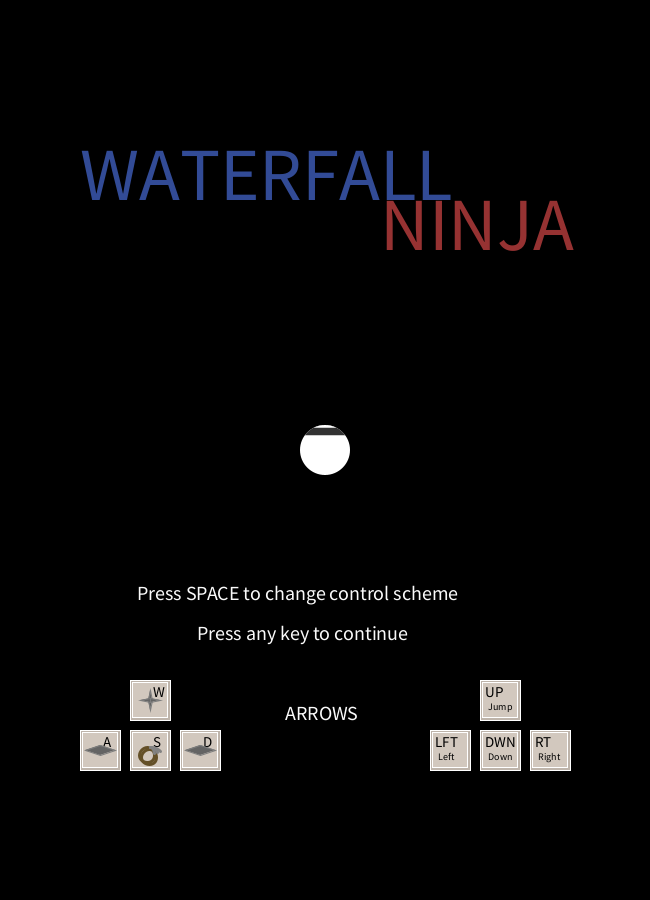
Frame 1 (no input)
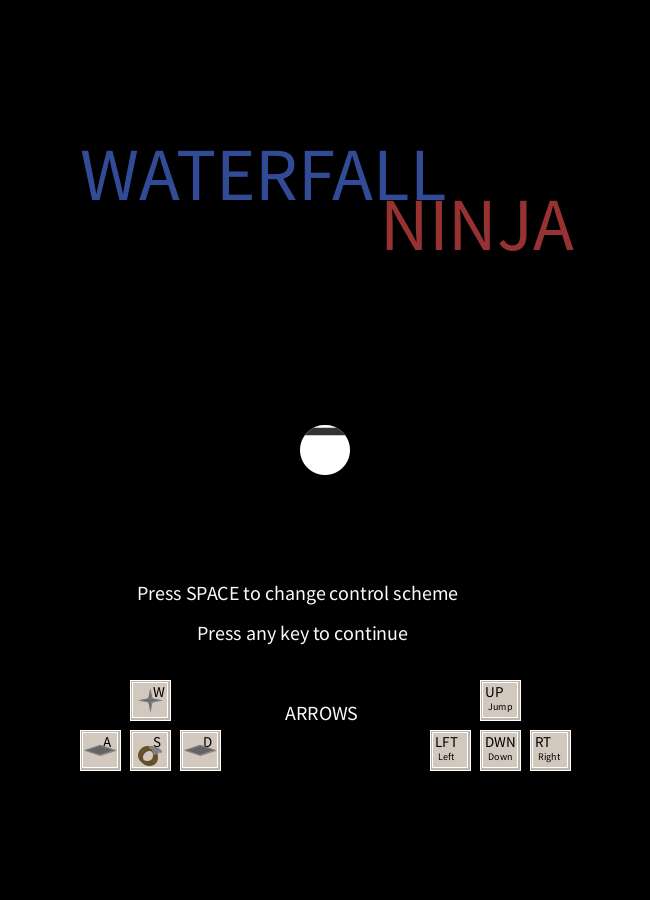
Frame 60 (the mouse pressed at the canvas centre just before this capture)
Frame 120 (the mouse held since frame 60 and released just before this capture): identical to frame 60, image omitted

The Processing sketch that drew these frames (run headless with seeded random() and noise(); from frame 60 on, the mouse is pressed at the canvas centre):

// Processing sketch: Waterfall
// ── Waterfall.pde
//Bennett Ritchie
//Waterfall Ninja
//Version 1.4

int platformCount = 20; //30 for baby mode
final float gravity = .98;
int maxMission = 10; //8 for baby mode
int maxLevel = 1+maxMission*2;
float jumpX, jumpY, shurikenX = 0, shurikenY = 0, shotX = 0, shotY = 0;
float fireX = 0, fireY = 0, fireSize = 50, tentacleCrawlCount=0;
float speed = 0, fallSpeed = 0;
float flyerX = -25, flyerY = -25, flyerSpeed = 3, eyeOffsetX = 0, eyeOffsetY=0;
float platform[][];
float waveOffset = 0, shurikenAngle = 0, pinwheelAngle = 0;
int level = 0, mission = 1, bossX = width/2,
    bossHealth = 1, bossTimer = 0, bossLevel=1,
    explosionCount = 50, bossExplodeTimer=0,
    hooks = 2, line = 0,
    flyerTimer = 50, flyerHealth = 3,
    villagerCount = 7;
boolean weaponActive = false, bossActive = false, bossMovingRight = true, bossExploding = false,
        collisionOn = true, tentacleCrawlSwap = true, shotActive=false, shotRight=false,
        hookActive = false, pressingDown=false, flyerActive=false, flyerMovingRight = false;
float explodeCoord[][] = new float[2][explosionCount];
int explodeSize[] = new int[explosionCount];
float tentacleLength[] = new float[maxMission];
boolean pickup[] = new boolean[maxLevel+1];
boolean barrierOn[] = new boolean[3];
float pickupCoord[][] = new float[2][maxLevel+1];
color pinColorA, pinColorB;
color flyerColor[] = new color[4];
boolean flyerHasOrb = false, orbDropping = false;
float droppedOrbX=0, droppedOrbY=0, droppedOrbSpeed=0;
boolean hookDropping = false, canGetNewHook = true;
float droppedHookX=0, droppedHookY=0, droppedHookSpeed=0;
float villagerCoord[][] = new float[2][villagerCount];
float villagerBase[][] = new float[2][villagerCount];
color villagerColor[] = new color[villagerCount];
float villagerSpeed[][] = new float[2][villagerCount];
float deadBossY = -500;
boolean paused = false;
boolean classicControls = false;
boolean initialSetup = true;

int startupPhase = 0; //0 = controls, 1 = difficulty, 2 = game start
int gameDifficulty = 0;

void setup()
{
  size(650,900);
  jumpX=width/2;
  jumpY=height/2;
  rectMode(CENTER);
  pickup[7] = true;  //For intro screen
  pickup[13] = true;
  pickup[19] = true;
}

void draw()
{
  if(startupPhase < 2)
  {
    background(0);
    drawJumper( jumpX, jumpY );
    drawLogo();
    drawPrompt(startupPhase);
    pickup[5]=true;
  }
  else
  {
    if(initialSetup)
    {
      setupStuff();
      initialSetup = false;
    }
    
    background(0,0,150);
    if(mission<=maxMission)
    {
      drawWater();
      movePlatforms();
      drawPlatforms();
      if(hookActive)
        grapple();
      moveJumper();
      drawJumper( jumpX, jumpY );
      if(level == 0)
        drawSpray();
      if(bossActive)
      {
        if(!bossExploding)
          drawFireball();
        drawBoss();
      }
    
      if(bossExploding)
      {
        if(bossExplodeTimer>0)
          bossExplodeTimer--;
        if(bossExplodeTimer<5)
          collisionOn = false;
      }
      if(shotActive)
      {
        moveShot();
        drawShot();
      }
      
      drawHUD();
      cuePickup();
      cueFlyer();
      drawFlyer();
      
      pinwheelAngle-=.03;
      if(pinwheelAngle <= 0)
        pinwheelAngle += 2*PI;
      
      if(orbDropping)
        orbFalls();
        
      if(hookDropping)
        hookFalls();
      
      if(barrierUp(level))
      {
        drawBarrier(level);
        checkBarrier();
      }
      
      if(weaponActive) //Had to move this to after boss due to rotation issues
      {
        moveShuriken();
        drawShuriken();
      }
    
      if(!keyPressed)
        slow();
  
    }
    else //Victory Screen
    {
      removePlatforms();  //Move this to a once-only location
      drawWater(); 
      deadBossY++;
      drawDeadBoss();
      drawVillage(); //testing
      moveVillagers();
      moveJumper();
      drawJumper( jumpX, jumpY );
      if(!keyPressed)
        slow();
    }
  }
}

void drawLogo()
{
  textSize(75);
  fill(50,75,150);
  text("WATERFALL", 80,200);
  fill(150,50,50);
  text("NINJA",380,250);
}

void drawPrompt(int x)
{
  if(x==0)
    drawControlPrompt();
  else if(x==1)
    drawDifficultyPrompt();
}

void drawControlPrompt()
{
  if(classicControls)
  {
    drawButton(150,700,'W',0);
    drawButton(100,750,'A',1);
    drawButton(150,750,'S',2);
    drawButton(200,750,'D',3);
    
    drawButton(500,700,'I',4);
    drawButton(450,750,'J',5);
    drawButton(500,750,'K',6);
    drawButton(550,750,'L',5);
  }
  else
  {
    drawButton(500,700,"UP",0,false);
    drawButton(450,750,"LFT",1,false);
    drawButton(500,750,"DWN",2,false);
    drawButton(550,750,"RT",3,false);
    
    drawButton(150,700,'W',4);
    drawButton(100,750,'A',5);
    drawButton(150,750,'S',6);
    drawButton(200,750,'D',5);
  }
    textSize(20);
    fill(250);
    text("Press SPACE to change control scheme",137,600);
    text("Press any key to continue",197,640);
    if(classicControls)
      text("CLASSIC",285,720);
    else
      text("ARROWS",285,720);
}

void drawDifficultyPrompt()
{ 
  noStroke();
  fill(195,175,135);
  rect(width/3-5,height*.8,60,70);
  fill(90,70,30);
  rect(width/3-5,height*.8-32,80,6);
  rect(width/3-5,height*.8+32,80,6);
  fill(180,160,120);
  rect(width/3-5,height*.8-32,70,14,5);
  rect(width/3-5,height*.8+32,70,14,5);
  
  fill(195,175,135);
  rect(2*width/3-5,height*.8,100,70);
  fill(90,70,30);
  rect(2*width/3-5,height*.8-32,120,6);
  rect(2*width/3-5,height*.8+32,120,6);
  fill(180,160,120);
  rect(2*width/3-5,height*.8-32,110,14,5);
  rect(2*width/3-5,height*.8+32,110,14,5);
  
  textSize(20);
  fill(250);
  text("Choose a difficulty:",237,600);
  fill(50);
  text("EASY",width/3-30,height*.8-5);
  text("1",width/3-12,height*.8+20);
  text("NORMAL",2*width/3-48,height*.8-5);
  text("2",2*width/3-12,height*.8+20);
}

void drawButton(int x, int y, String c, int image, boolean b ) //there's a better way to do this
{
  strokeWeight(1);
  stroke(255);
  fill(190,180,170);
  rect(x,y,40,40);
  fill(210,200,190);
  rect(x,y,35,35);
  textSize(15);
  fill(0);
  text(c,x-15,y-3);
  
  textSize(10);
  if(image == 0)
    text("Jump",x-12,y+10);
  else if(image == 1)
    text("Left",x-12,y+10);
  else if(image == 2)
    text("Down",x-12,y+10);
  else if(image == 3)
    text("Right",x-12,y+10);
    
  else if(image == 4)
    drawLittleShuriken(x,y);
  else if(image == 5)
    drawLittleShot(x,y);
  else if(image == 6)
    drawHookIcon(x-3,y+5);
}

void drawButton(int x, int y, char c, int image )
{
  strokeWeight(1);
  stroke(255);
  fill(190,180,170);
  rect(x,y,40,40);
  fill(210,200,190);
  rect(x,y,35,35);
  textSize(15);
  fill(0);
  text(c,x+3,y-3);
  
  textSize(10);
  if(image == 0)
    text("Jump",x-12,y+10);
  else if(image == 1)
    text("Left",x-12,y+10);
  else if(image == 2)
    text("Down",x-12,y+10);
  else if(image == 3)
    text("Right",x-12,y+10);
    
  else if(image == 4)
    drawLittleShuriken(x,y);
  else if(image == 5)
    drawLittleShot(x,y);
  else if(image == 6)
    drawHookIcon(x-3,y+5);
}

void drawLittleShot(int x, int y)
{
  strokeWeight(1);
  stroke(125);
  fill(100);
  quad(x+15,y,x,y+5,x-15,y,x,y-5);  
}

void drawLittleShuriken(int x, int y)
{
  strokeWeight(1);
  stroke(125);
  fill(100);
  triangle(x,y-10,x+2,y,x-2,y);
  triangle(x,y+10,x+2,y,x-2,y);
  triangle(x,y-2,x,y+2,x-10,y);
  triangle(x,y-2,x,y+2,x+10,y);
}

void drawDeadBoss()
{
  translate(width/2,deadBossY);
  
  rotate(.2*PI);
  noStroke();
  fill(#FF7300);  //head
  ellipse(0,0,100,100);
  stroke(#DB1600);  //eyes
  strokeWeight(5);
  line(15,0,35,20);
  line(15,20,35,0);
  line(-15,0,-35,20);
  line(-15,20,-35,0);
  rotate(-(.2*PI));
    
  strokeWeight(15); //Tentacles
  stroke(#FF7300);
  noFill();
  rotate(PI/4);
  for( int i = 0; i < 4; i++ )
  {
    rotate(2*PI/4);
    arc(37.5,-150-deadBossY/5,75,50,0,PI);
    arc(-37.5,-150-deadBossY/5,75,50,PI,2*PI);
  }
  rotate(-PI/4);
  
  translate(-width/2,-deadBossY);

}

void drawVillage()
{
  noStroke();
  fill(50,150,0);
  rect(width/2,height,width,230);
  fill(110,90,50);
  rect(width/2,height,width,50);
  fill(90,70,30);
  rect(width/2,height,width,30);
  
  fill(90,70,30);
  rect(width/4,height-100,200,100);
  rect((width/4)*3,height-100,200,100);
  fill(190,170,130);
  quad(width/4-130,height-120,width/4-105,height-200,width/4+105,height-200,width/4+130,height-120);
  quad((width/4)*3-130,height-120,(width/4)*3-105,height-200,(width/4)*3+105,height-200,(width/4)*3+130,height-120);
  
  for( int i = 0; i < villagerCount; i++ ) //Draw Villagers
  {
    noStroke();
    fill(villagerColor[i]);
    if(i%4==0)
      ellipse(villagerCoord[0][i],villagerCoord[1][i],30,30);
    else
      ellipse(villagerCoord[0][i],villagerCoord[1][i],50,50);
  }
}

void removePlatforms()
{
  for(int i = 0; i < platformCount; i++)
  {
    platform[0][i]=0;
    platform[1][i]=0;
  }
}

boolean barrierUp( int lvl )
{
  if( ( lvl == 6 && barrierOn[0] )
  ||  ( lvl == 12 && barrierOn[1] ) 
  ||  ( lvl == 18 && barrierOn[2] ) )
    return true;
  return false;
}

void checkBarrier()
{
  if( jumpY<150 )
  {
    if( ( level == 6 && !pickup[1] )
    ||  ( level == 12 && !pickup[9] )
    ||  ( level == 18 && !pickup[17] ) )
    barrierOn[(level/6)-1]=false;
    else
    {
      fallSpeed+=30;
      jumpY-=5;
    }
  }
}

void drawBarrier( int lvl )
{
  noStroke();
  if( lvl == 6 )
    fill(255,0,0,9);
  else if( lvl == 12 )
    fill(0,255,0,9);
  else
    fill(0,0,255,9);
    
  for( int i = 0; i < 20; i++ )
    rect(width/2,0,width,15*i);
}

void cueFlyer()
{
  if(level != 0  //Countdown to launch
  && !flyerActive )
    flyerTimer--;

  if( !flyerActive  //Get off if hurt
  && flyerX > -45
  && flyerX < width+45 )
  {
    if( flyerMovingRight )
      flyerX-=9;
    else
      flyerX+=9;
  }
  
  if( flyerMovingRight && flyerX > width + 200 ) //Gone too far right
  {
    flyerMovingRight=false;
    flyerY=random(height-300);
    flyerSpeed=random(1,level/2);
  }
  if( !flyerMovingRight && flyerX < -200 ) //Gone too far left
  {
    flyerMovingRight=true;
    flyerY=random(height-300);
    flyerSpeed=random(1,level/2);
  }

  if( flyerTimer<=0 )  //Ready to go again
  {
    flyerActive=true;
    //canGetNewHook = true;
  }
  
  if( flyerActive && level != 0 )  //Normal Movement
  {
    if( flyerMovingRight )
    {
      flyerX+=flyerSpeed;
      flyerY++;
      if(flyerY > jumpY-50 && flyerY < jumpY+50 && jumpX > flyerX)
        flyerX+=1+(level/3);
    }
    else
    {
      flyerX-=flyerSpeed;
      flyerY++;
      if(flyerY > jumpY-50 && flyerY < jumpY+50 && jumpX < flyerX)
        flyerX-=1+(level/3);
    }
    if(flyerY>=height+25)
      flyerY-=height+50;
  }
  
  if( flyerHealth <=0 && flyerActive) //Turn off if killed
  {
    flyerActive=false;
    if(flyerHasOrb)
    {
      flyerHasOrb=false;
      orbDropping=true;
      canGetNewHook=false;
      droppedOrbX = flyerX;
      droppedOrbY = flyerY;
    }
    else if(hooks<4 && !hookDropping && canGetNewHook)
    {
      hooks++;
      canGetNewHook = false;
      hookDropping=true;
      droppedHookX=flyerX;
      droppedHookY=flyerY;     
    }
  }
    
  if( flyerHealth <= 0 && flyerX < -25 //dead and off left
  ||  flyerHealth <= 0 && flyerX > width + 25 ) //dead and off right
  {
    flyerHealth=3;
    flyerTimer=300;
  }
}

void orbFalls()
{
  droppedOrbSpeed+=gravity;
  droppedOrbY+=droppedOrbSpeed;
  if( level != activeOrb() )
    drawGem(activeOrb(),droppedOrbX,droppedOrbY);
  if(droppedOrbY>height+25)
  {
    orbDropping=false;
    droppedOrbSpeed=0;
  }
}

void hookFalls()
{
  droppedHookSpeed+=gravity;
  droppedHookY+=droppedHookSpeed;
    drawHookIcon(int(droppedHookX),int(droppedHookY));
  if(droppedHookY>height+25)
  {
    hookDropping=false;
    droppedHookSpeed=0;
  }
}

void drawFlyer()
{   
  eyeOffsetX = (jumpX-flyerX)/32.5;
  eyeOffsetY = (jumpY-flyerY)/45;

  noStroke();
  fill(flyerColor[flyerHealth]); //Change color with damage
  ellipse(flyerX,flyerY,50,50);
  
  stroke(flyerColor[flyerHealth]); //Limbs
  strokeWeight(3);
  noFill();
  arc(flyerX,flyerY-25,60,50,0,PI);
  arc(flyerX,flyerY-20,75,40,0,PI);
  arc(flyerX,flyerY+25,60,50,PI,2*PI);
  arc(flyerX,flyerY+20,75,40,PI,2*PI);
  
  fill(255);  //Eye
  ellipse(flyerX+eyeOffsetX,flyerY+eyeOffsetY,20,20);
  fill(flyerColor[flyerHealth]);  //Iris
  if(flyerHasOrb)
  {
    if(activeOrb()==1)
      stroke(255,0,0);
    else if(activeOrb()==9)
      stroke(0,255,0);
    else
      stroke(0,0,255);
  }
  //ellipse(flyerX+eyeOffsetX*1.2,flyerY+eyeOffsetY*1.2,11,11); //WHERE IS THE PHANTOM IRIS COMING FROM??
  fill(0);  //Pupil
  ellipse(flyerX+eyeOffsetX*1.2,flyerY+eyeOffsetY*1.2,10,10);
  fill(flyerColor[flyerHealth]);  //Eyelid
  stroke(flyerColor[flyerHealth]);
  //strokeWeight(1);
  //stroke(0);
  arc(flyerX+eyeOffsetX,flyerY+eyeOffsetY,22,22,1.2*PI,1.8*PI,OPEN);
  arc(flyerX+eyeOffsetX,flyerY+eyeOffsetY,22,22,.3*PI,.7*PI,OPEN);
  

}

void cuePickup()
{
  if(pickup[level] && level != bossLevel)
  {
    drawPickup(level);
    if(dist(jumpX,jumpY,pickupCoord[0][level],pickupCoord[1][level])<50)
    {
      if( flyerHasOrb && ( level==1 || level == 9 || level == 17 ) );
      else  //Don't pick up stolen orbs
        pickup[level]=false;
      if(isBoost(level))
        boost();
      else if(isHook(level) && hooks < 4)
        hooks++;
    }
  }
}

boolean isGem( int x )
{
  if( x == 1
  ||  x == 9
  ||  x == 17 )
    return true;
  return false;
}

void drawPickup( int x )
{
  if( x == 0
  ||  x == 4
  ||  x == 8
  ||  x == 12
  ||  x == 20 )
    drawBoost();
  if( x == 2 || x == 16 )
    drawHook();
  if( x == 1 || x == 9 || x == 17 )
    drawGem(x);
  if( x == 5 )
    drawKunai(width/2,100);
  if( x == 11 )
    drawBoots(width/2,100);
  if( x == 15 )
    drawFireScroll(width/2,100);
  if( x == 7 )
    drawGi('y');
  if( x == 13 )
    drawGi('r');
  if( x == 19 )
    drawGi('b');
}

void drawGi(char rankColor)
{
  noStroke();
  
  if(rankColor=='y')
    fill(200,200,0);
  if(rankColor=='r')
    fill(200,0,0);
  if(rankColor=='b')
    fill(20);
  
  rect(pickupCoord[0][level],pickupCoord[1][level],35,50);
  rect(pickupCoord[0][level],pickupCoord[1][level]-10,60,12);
  
  if(rankColor=='y')
    fill(0);
  if(rankColor=='r')
    fill(0);
  if(rankColor=='b')
    fill(206,172,0);
    
  rect(pickupCoord[0][level],pickupCoord[1][level]+10,36,8);

  if(rankColor=='y')
    fill(170,170,0);
  if(rankColor=='r')
    fill(170,0,0);
  if(rankColor=='b')
    fill(0);
    
  rect(pickupCoord[0][level],pickupCoord[1][level],17,49);
}

void drawBoost()
{
  float x = pickupCoord[0][level];
  float y = pickupCoord[1][level];
  translate( x, y );
  rotate(pinwheelAngle);
  noStroke();
  fill(pinColorA);
  triangle(0,0,12,-6,6,-12);
  triangle(0,0,-12,6,-6,12);
  triangle(0,0,-12,-6,-6,-12);
  triangle(0,0,12,6,6,12);
  fill(pinColorB);
  triangle(0,0,-6,-12,12,-24);
  triangle(0,0,12,-6,24,12);
  triangle(0,0,6,12,-12,24);
  triangle(0,0,-12,6,-24,-12);
  rotate(-pinwheelAngle);
  translate(-x,-y);
}

void drawHook()
{
  stroke(100,80,40);
  strokeWeight(5);
  noFill();
  ellipse(pickupCoord[0][level]+3,pickupCoord[1][level]+3,20,20);
  ellipse(pickupCoord[0][level],pickupCoord[1][level],20,20);
  arc(pickupCoord[0][level],pickupCoord[1][level]-8,20,40,HALF_PI,1.5*PI);
  stroke(130);
  strokeWeight(4);
  arc(pickupCoord[0][level]+3,pickupCoord[1][level]-8,50,40,1.5*PI,1.8*PI);
  arc(pickupCoord[0][level]+3,pickupCoord[1][level]-8,35,40,1.5*PI,1.85*PI);
  arc(pickupCoord[0][level]+3,pickupCoord[1][level]-8,20,40,1.5*PI,1.9*PI);
}

void drawHookIcon( int x, int y)
{
  stroke(100,80,40);
  strokeWeight(3);
  noFill();
  ellipse(x+2,y+2,15,15);
  ellipse(x,y,15,15);
  stroke(130);
  strokeWeight(3);
  arc(x+3,y+2,25,20,1.5*PI,1.8*PI);
  arc(x+3,y+2,17,20,1.5*PI,1.85*PI);
  arc(x+3,y+2,10,20,1.5*PI,1.9*PI);
}

boolean isBoost( int x )
{//1 4 8 12 20
  if( x == 0
  ||  x == 4
  ||  x == 8
  ||  x == 12
  ||  x == 20 )
    return true;
  return false;
}

boolean isHook( int x )
{//3 16
  if( x == 2 || x == 15 )
    return true;
  return false;
}

void boost()
{
  fallSpeed=-30;
}

void drawHUD()
{
  noFill();
  strokeWeight(3);
  stroke(200);
  rect(40,height-60,50,50);
  rect(105,height-60,50,50);
  rect(170,height-60,50,50);
  
  rect(width-40,height-60,50,50);
  rect(width-105,height-60,50,50);
  rect(width-170,height-60,50,50);
  
  strokeWeight(2);
  stroke(100);
  rect(40,height-60,48,48);
  rect(105,height-60,48,48);
  rect(170,height-60,48,48);
  
  rect(width-40,height-60,48,48);
  rect(width-105,height-60,48,48);
  rect(width-170,height-60,48,48);
  
  //2-gem 6-gun 10-gem 12-boots 16-star 18-gem
  if(!pickup[1])
    drawGem('r',40,height-60);  //red gem
  if(!pickup[9])
    drawGem('g',105,height-60); //green gem
  if(!pickup[17])
    drawGem('b',170,height-60); //blue gem
    
  if(!pickup[5])
    drawKunai(width-170,height-60);
  if(!pickup[11])
    drawBoots(width-106,height-60);
  if(!pickup[15])
    drawFireScroll(width-40,height-60);
    
  //Grappling Hooks
  for(int i = 0; i < hooks; i++)
    drawHookIcon(width-45*(i+1),height-100);
}

void drawKunai(int x, int y)
{
  noStroke();
  fill(200);
  triangle(x+23,y,x,y-9,x,y);
  fill(150);
  triangle(x+23,y,x,y+9,x,y);
  triangle(x-23,y,x,y-9,x,y);
  fill(100);
  triangle(x-23,y,x,y+9,x,y);
}

void flyerDamaged()
{
  if(flyerHealth>0)
    flyerHealth--;
  if(flyerMovingRight)
    flyerMovingRight=false;
  else
    flyerMovingRight=true;
  if(flyerHealth<=0)
    flyerActive=false;
}

void drawBoots(int x, int y)
{
  noStroke();
  fill(140,120,80);
  rect(x+2,y+5,40,5);
  fill(100,80,40);
  rect(x-15,y-6,4,21);
  rect(x+10,y-3,4,15);
  stroke(100,80,40);
  noFill();
  strokeWeight(4);
  arc(x-13,y+1,24,28,1.5*PI,2*PI);
  noStroke();
  fill(150);
  curve(x-100,y-50,x+20,y+10,x-20,y+15,x-100,y-50);
  fill(200);
  curve(x-50,y-50,x+18,y+12,x-10,y+15,x-100,y-25);
}

void drawFireScroll(int x, int y)
{
  noStroke();
  fill(195,175,135);
  rect(x+1,y,30,35);
  fill(90,70,30);
  rect(x+1,y-16,40,3);
  rect(x+1,y+16,40,3);
  fill(180,160,120);
  rect(x+1,y-16,35,7,5);
  rect(x+1,y+16,35,7,5);
  fill(150,0,0);
  ellipse(x+1,y+5,12,12);
  triangle(x+1,y-10,x+7,y+3,x-5,y+3);
  fill(200,100,0);
  ellipse(x+1,y+5,9,9);
  triangle(x+1,y-8,x+5,y+3,x-3,y+3);
}

void drawGem( int level, float x, float y )
{
  if(level == 1)
    drawGem('r',x,y);
  else if(level == 9)
    drawGem('g',x,y);
  else
    drawGem('b',x,y);
}

void drawGem( int level )
{
  if(!flyerHasOrb)
  {
    if(level == 1)
      drawGem('r');
    else if(level == 9)
      drawGem('g');
    else
      drawGem('b');
  }
}

void drawGem(char gemColor)
{
  drawGem(gemColor,pickupCoord[0][level],pickupCoord[1][level]); 
}

void drawGem(char gemColor, float x, float y)
{
  noStroke();
  if(gemColor=='r' && barrierOn[0])
    fill(255,0,0);
  else if(gemColor=='g' && barrierOn[1])
    fill(0,255,0);
  else if(gemColor=='b' && barrierOn[2])
    fill(0,0,255);
  else
    fill(100,100,100);
  
  ellipse(x,y,40,40);
  
  fill(255,127);
  ellipse(x+9,y-9,10,10);
  ellipse(x+10,y-10,5,5);
}

void moveShot()
{
  if(shotRight)
    shotX+=12;
  else
    shotX-=12;
    
  if(shotX > width || shotX < 0)
    shotActive=false;
}

void drawShot()
{
  noStroke();
  fill(100);
  quad(shotX+20,shotY,shotX,shotY+7,shotX-20,shotY,shotX,shotY-7);  
  
  if( dist(shotX,shotY,flyerX,flyerY) < 50 && flyerActive)
  {
    flyerDamaged();
    shotActive=false;
    canGetNewHook = true;
  }
}

void resetPickups()
{
  for(int i = 0; i < maxLevel; i++)
  {
    pickupCoord[0][i] = random(100,width-100);
    pickupCoord[1][i] = random(100,height-100);
    if( i == 1 || i == 5 || i == 9
    || i == 11 || i == 15 || i == 17
    || i == 7 || i == 13 || i == 19 )
    {
      pickupCoord[0][i] = width/2;
      pickupCoord[1][i] = 100;
    }
  }
  pickup[0] = true;
  pickup[2] = true;
  pickup[4] = true;
  pickup[8] = true;
  pickup[12] = true;
  pickup[16] = true;
  pickup[20] = true;
}

void resetExplosions()
{
  for(int i = 0; i < explosionCount; i++)
  {
    explodeCoord[0][i] = random(-(100+mission*5),100+mission*5);
    explodeCoord[1][i] = random(-50,100+mission*5);
    explodeSize[i] = 0;
  }
}

void slow()
{
  if(speed<0)
    speed++;
  if(speed>0)
    speed--;
}

void drawFireball()
{
  fireY+=2+mission;
  if(fireY>height)
  {
    fireX=bossX;
    fireY=10;
  }
  
  fill(150,100,0,150);
  ellipse(fireX,fireY,fireSize,fireSize);
  fill(200,50,0,150);
  ellipse(fireX,fireY+5,fireSize*.8,fireSize*.84);
  fill(255,0,0,150);
  ellipse(fireX,fireY+10,fireSize*.6,fireSize*.66);
  
  checkFireHit();
}

void checkFireHit()
{
  if(dist(fireX,fireY,jumpX,jumpY) < fireSize)
  {
    if(int(random(4))%2==0)
      speed+=50;
    else
      speed-=50;
  }
  if( (speed < 10 && speed > -10 ) //Not smacked already
  && playerOnScreen()             
  && mission > 1                   //Not first boss
  && level == bossLevel            //IS a boss level
  && jumpY < 200+25*mission )      //Player gets too high
  {
    resetTentacles();
    if(bossMovingRight)            //Tentacle smack
      speed=30;
    else
      speed=-30;
    jumpY+=3;
  }
}

boolean playerOnScreen()
{
  if( jumpX > 25 && jumpX < width-25 )
    return true;
  return false;
}

void drawTentacles()
{
  if(tentacleCrawlSwap)
    tentacleCrawlCount++;
  else
    tentacleCrawlCount--;
  if(tentacleCrawlCount>=200 || tentacleCrawlCount<=0)
    tentacleCrawlSwap = !tentacleCrawlSwap;
  float divisor = width/(1+mission);
  noFill();
  strokeWeight(10+2*mission);
  for(int i = 0; i < mission; i++)
  {
    stroke(0,127);  //boss shadow
    if((i%2==0))
    {
      arc(divisor*(i+1)+tentacleCrawlCount/5,-10+tentacleLength[i],50,tentacleLength[i],.35*PI,1.5*PI);
      arc(divisor*(i+1)+tentacleCrawlCount/5,-10,50,tentacleLength[i],0,.5*PI);
    }
    else
    {
      arc(divisor*(i+1)-tentacleCrawlCount/7,-20+tentacleLength[i],50,tentacleLength[i],1.5*PI,2*PI);
      arc(divisor*(i+1)-tentacleCrawlCount/7,-20+tentacleLength[i],50,tentacleLength[i],0,.7*PI);
      arc(divisor*(i+1)-tentacleCrawlCount/7,-20,50,tentacleLength[i],.5*PI,1.5*PI);
    }
    
    stroke(#FF7300);  //boss skin
    if((i%2==0))
    {
      arc(divisor*(i+1)+tentacleCrawlCount/5,tentacleLength[i],50,tentacleLength[i],.35*PI,1.5*PI);
      arc(divisor*(i+1)+tentacleCrawlCount/5,0,50,tentacleLength[i],0,.5*PI);
    }
    
    else
    {
      arc(divisor*(i+1)-tentacleCrawlCount/7,-10+tentacleLength[i],50,tentacleLength[i],1.5*PI,2*PI);
      arc(divisor*(i+1)-tentacleCrawlCount/7,-10+tentacleLength[i],50,tentacleLength[i],0,.7*PI);
      arc(divisor*(i+1)-tentacleCrawlCount/7,-10,50,tentacleLength[i],.5*PI,1.5*PI);
    }
  }
  
  noStroke();
}

void drawBoss()
{
  
  if(!bossExploding)
  {
    if(bossMovingRight)
      bossX++;
    else
      bossX--;
    if(bossX < 100)
      bossMovingRight=true;
    if(bossX > width-100)
      bossMovingRight=false;
  }
    
  fill(#FF7300);  //head
  ellipse(bossX,0,200+12*bossHealth,150+9*bossHealth);
  fill(#DB1600);  //eyes
  arc(bossX+40,40,50,50,0,.75*PI);
  arc(bossX+40,40,50,50,1.75*PI,2*PI);
  arc(bossX-40,40,50,50,.25*PI,1.25*PI);
  
  if(mission>1)
    drawTentacles();
      
  if(bossExploding)
    drawExplosions();
}

void drawExplosions()
{
  fill(255,0,0,127);
  if(bossExplodeTimer>=0) //Safety clause
  for(int i = 0; i < explosionCount-bossExplodeTimer; i++)
  {
    if(explodeSize[i]<25)
      explodeSize[i]++;
    if(explodeSize[i]>=25)
      explodeSize[i]=0;
    ellipse(explodeCoord[0][i]+bossX,explodeCoord[1][i],explodeSize[i]*2,explodeSize[i]*2);
  }
}

void moveShuriken()
{
  shurikenY-=7;
  if( flyerActive && dist(shurikenX,shurikenY,flyerX,flyerY) < 50 )
    weaponActive=false;
  
  if( bossActive && !bossExploding && dist(shurikenX,shurikenY,bossX,0) < 75+4.5*bossHealth) //Boss hit
  {
    bossHealth--;
    if(!pickup[15])
      bossHealth--;
    weaponActive = false;
    if(bossHealth<=0)
    {
      delay(100*mission);
      frameRate(20);
      bossExploding=true;
      bossExplodeTimer=50;
    }
  }
  if(shurikenY<0)
    weaponActive=false;
}

void reset()
{
  mission++;
  fireSize+=2;
  bossHealth = 1 + mission*2;
  bossLevel = 1 + mission*2;
  bossExploding=false;
  frameRate(60);
  collisionOn=true;
  resetExplosions();
  resetPickups();
}

void drawShuriken()
{
  if(!pickup[15])
  {
    noStroke();
    fill(200,50,50,100);
    ellipse(shurikenX,shurikenY,60,63);
    ellipse(shurikenX,shurikenY+10,60,75);
  }
  strokeWeight(2);
  stroke(125);
  if(!pickup[15])
    stroke(155,120,90);
  translate(shurikenX,shurikenY);
  rotate(shurikenAngle);
  fill(100);
  triangle(0,-25,5,0,-5,0);
  triangle(0,25,5,0,-5,0);
  triangle(0,-5,0,5,-25,0);
  triangle(0,-5,0,5,25,0);
  shurikenAngle+=.372;
  if(shurikenAngle >= 2*PI)
    shurikenAngle -= 2*PI;
  rotate(-shurikenAngle);
  translate(-shurikenX,-shurikenY);
}

void drawWater()
{
  noFill();
  strokeWeight(5);
  for(int i = 0; i < width; i+=100)
    for(int j = -200; j < height; j+=100)
    {
      stroke(100,100,200);
      if(i%200==0)
        arc(i+25,j+20+waveOffset,95,50,0,PI);
      else
        arc(i+25,j+20+waveOffset*1.5,95,50,0,PI);

      waveOffset+=.005;
      if(waveOffset>200)
        waveOffset-=200;
    }
}

void drawSpray()
{
  for(int i = 0; i < width; i += 40)
  {
    fill(255);
    ellipse(i,height,60,60);
    fill(0,0,255);
    ellipse(i+random(-50,50),height-random(50),3,3);
  }
}

void setupStuff()
{
  platform = new float[2][platformCount];
  for(int i = 0; i < platformCount; i++)
  {
    platform[0][i] = random(width);
    platform[1][i] = random(height);
  }
  resetTentacles();
  for(int i = 0; i < maxLevel; i++)
  {
    if(i!=3||i!=6||i!=10||i!=14||i!=18)
      pickup[i]=true; 
    pickupCoord[0][i] = random(100,width-100);
    pickupCoord[1][i] = random(100,height-100);
  }
  pinColorA = color(random(100,255),random(100,255),random(100,255));
  pinColorB = color(random(100,255),random(100,255),random(100,255));
  resetExplosions();
  flyerColor[3] = color(250,50,250);
  flyerColor[2] = color(225,25,127);
  flyerColor[1] = color(200,0,0);
  flyerColor[0] = color(100,0,50,127);
  barrierOn[0] = true;
  barrierOn[1] = true;
  barrierOn[2] = true;
  
  for( int i = 0; i < villagerCount; i++ )
  {
    villagerColor[i]=color(random(50,200),random(50,200),random(50,200)); 
    villagerCoord[0][i] = (i+1) * (width/(villagerCount));
    villagerCoord[1][i] = height;
    villagerSpeed[0][i] = random(3,7);
    villagerSpeed[1][i] = -random(10,15);
    villagerBase[0][i] = villagerCoord[0][i];
    villagerBase[1][i] = villagerCoord[0][i];
  }
}

void resetTentacles()
{
  for(int i = 0; i < maxMission; i++)
  {
    tentacleLength[i] = random(350);
  } 
}

void movePlatforms()
{
  for(int i = 0; i < platformCount; i++)
  {
    platform[1][i]+=1;
    if(i%4==0)
      platform[1][i]+=0.5;
    if(platform[1][i]>height)
    {
      platform[1][i]-=height+25;
      platform[0][i]=random(width-50);
    }
  }
}

void drawPlatforms()
{
  rectMode(CENTER);
  for( int i = 0; i < platformCount; i++ )
  {
    noStroke();
    fill(120,100,60);
    rect(platform[0][i]+50,platform[1][i]+15,120,30,30);
    fill(220,200,160);
    ellipse(platform[0][i],platform[1][i]+15,25,30);
    stroke(220,200,160);
    strokeWeight(1);
    line(platform[0][i]+30,platform[1][i]+20,platform[0][i]+60,platform[1][i]+20);
    line(platform[0][i]+40,platform[1][i]+10,platform[0][i]+80,platform[1][i]+10);
    line(platform[0][i]+70,platform[1][i]+20,platform[0][i]+90,platform[1][i]+20);
    stroke(170,150,110);
    ellipse(platform[0][i],platform[1][i]+15,14,18);
    ellipse(platform[0][i],platform[1][i]+15,6,8);
  }
}

void moveJumper()
{
  if(!hookActive)
  {
    jumpX += speed;
    jumpY += fallSpeed;
    fallSpeed += gravity;
    if( dist( jumpX, jumpY, flyerX, flyerY ) < 50 )
    {
      if(flyerMovingRight)
        speed+=20;
      else
        speed-=20;
      if(!flyerHasOrb && flyerActive && playerHasActiveOrb())
      {
        flyerHasOrb = true;
        pickup[activeOrb()]=true;
      }
    }
  }
  if( isOnPlatform() || isOnGround() )
  {
    fallSpeed = 0;
  }
  if(jumpX < 22 || jumpX > width-22)
    speed = 0;

  if(jumpX < 25)
      jumpX+=5;
  else if(jumpX > width-25)
      jumpX-=5;
      
  if(jumpY > height && level == 0)
    jumpY--;
  if(jumpY < 0 && level < bossLevel)
    newLevel(true);
  if(jumpY >= height && level > 0)
    newLevel(false);
}
void moveVillagers()
{
  for(int i = 0; i < villagerCount; i++)
  {
    villagerCoord[1][i] += villagerSpeed[1][i];
    villagerSpeed[1][i] += gravity;
    
    if( i % 4 == 0 )
      villagerCoord[0][i] += villagerSpeed[0][i];
      
  
    if( villagerCoord[1][i] >= height-32 )
      villagerSpeed[1][i] = -random(10,18);

    if(villagerCoord[0][i] < 22 || villagerCoord[0][i] > width-22)
      villagerSpeed[0][i] = -villagerSpeed[0][i];
  
    //if(villagerCoord[0][i] < 25)
    //    villagerCoord[0][i]+=5;
    //else if(villagerCoord[0][i] > width-25)
    //    villagerCoord[0][i]-=5;
  }
}

boolean playerHasActiveOrb()
{
  if( !pickup[1] && barrierOn[0] 
  ||  !pickup[9] && barrierOn[1]
  ||  !pickup[17] && barrierOn[2] )
    return true;
  return false;
}

int activeOrb()
{
  if( barrierOn[0] )
    return 1;
  else if( barrierOn[1] )
    return 9;
  else if( barrierOn[2] )
    return 17;
  else
    return 0;
}

void newLevel(int x)
{
  if(x==0)
  {
    level=1;
    jumpY=height;
    newLevel(false); 
  }
}

void newLevel(boolean progress)
{
  weaponActive=false;
  shotActive=false;
  flyerActive=false;
  orbDropping=false;
  hookDropping=false;
  if(level != 0)
  {
    flyerMovingRight=!flyerMovingRight;
    flyerY=random(height);
    flyerSpeed = random(1,level/2);
    if(flyerMovingRight)
      flyerX=random(-100,-25);
    else
      flyerX=random(width+25,width+100);
  }
  pinColorA = color(random(100,255),random(100,255),random(100,255));
  pinColorB = color(random(100,255),random(100,255),random(100,255));
  if(progress)
  {
    level++;
    jumpY+=height;
    fallSpeed-=10;
  }
  else
  {
    level--;
    jumpY-=height;
    if(bossExploding && level==0)
      reset();
  }
  for(int i = 0; i < platformCount; i++)
  {
    platform[0][i] = random(width);
    platform[1][i] = random(height);
  }
  if(level==bossLevel)
  {
    bossActive=true;
    bossX=width/2;
    fireX=bossX;
    fireY=10;
  }
  if(level<bossLevel)
    bossActive=false;
}

boolean isOnPlatform()
{
  if( pressingDown )
    return false;
  if(!collisionOn)
    return false;
  if(fallSpeed < 0)
    return false;
  for(int i = 0; i < platformCount; i++)
  {
    if( (jumpY < platform[1][i]+10 && jumpY > platform[1][i]-30) 
    &&  (jumpX > platform[0][i]-10 && jumpX < platform[0][i]+110) )
    {
      jumpY = platform[1][i]-24;
      fill(0,0,255);
      return true;
    }
  }
  return false;
}

boolean isOnGround()
{
  if( level > 0 )
    return false;
  if( jumpY > height-50 )
    return true;
  return false;
}

void drawJumper( float x, float y )
{
  noStroke();
    
  if(!pickup[19])
    fill(0);
  else if(!pickup[13])
    fill(200,0,0);
  else if(!pickup[7])
    fill(200,200,0);
  else
    fill(255);
  ellipse(x,y,50,50);
  
  if(!pickup[19])    // belt/headband
    fill(206,172,0);
  else
    fill(50);
  arc(x,y,50,50,1.20*PI,1.80*PI,OPEN);
  
  if(!pickup[19])
    fill(0);
  else if(!pickup[13])
    fill(200,0,0);
  else if(!pickup[7])
    fill(200,200,0);
  else
    fill(255);
  arc(x,y,50,50,1.35*PI,1.65*PI,OPEN);
  
  
  //if(!pickup[19])
  //  fill(0);
  //else if(!pickup[13])
  //  fill(200,0,0);
  //else if(!pickup[7])
  //  fill(200,200,0);
  //else
  //  fill(255);
  //ellipse(x,y,50,50);
}

void jump()
{
  if( isOnPlatform() || isOnGround() )
    if(!pickup[11])
      fallSpeed -= 23;
    else
      fallSpeed -= 20;
}
  
void move( char direction )
{
  if( direction == 'r' )
    speed += 3;
  if( direction == 'l' )
    speed -= 3;
}

void shuriken()
{
  if(!weaponActive)
  {
    weaponActive = true;
    shurikenX = jumpX;
    shurikenY = jumpY;
  }
}

void shoot(char direction)
{
  if(!shotActive)
  {
    if(direction == 'r')
      shotRight=true;
    if(direction == 'l')
      shotRight=false;
    shotActive=true;
    shotX = jumpX;
    shotY = jumpY;
  }
}

void grapple()
{
  strokeWeight(5);
  stroke(140,120,80);
  line(jumpX,jumpY,jumpX,jumpY-line);
  stroke(130);
  line(jumpX,jumpY-line,jumpX,jumpY-line-24);
  line(jumpX,jumpY-line,jumpX+10,jumpY-line-20);
  line(jumpX,jumpY-line,jumpX-10,jumpY-line-20);
  line+=15;
  if( line > jumpY )
  {
    hookActive=false;
    fallSpeed = -30;
    line=0;
  }
}

void keyPressed()
{
  if(startupPhase==0)
  {
    if( key == ' ' )
      classicControls = !classicControls;
    else
      startupPhase = 1;
  }
  else if(startupPhase==1)
  {
    if( key == '1' )
    {
      gameDifficulty = 0;
      platformCount = 40;
      maxMission = 8;
      startupPhase=2;
    }
    else if( key == '2' )
    {
      gameDifficulty = 1;
      startupPhase=2;
    }
    else if( key == '3' )
    {
      gameDifficulty = 2;
      startupPhase=2;
    }
  }
  else
  {
    if(!paused && classicControls)
    {
      if( key == 'w' )
        jump();
    
      else if( key == 'd' && speed < 8)
        move('r');
    
      else if( key == 'a' && speed > -8)
        move('l');
        
      if( key == 's' )
        pressingDown = true;
    
      if( key == 'i' )
        shuriken(); 
    
      else if( key == 'j' && !pickup[5] )
        shoot('l');
    
      else if( key == 'l' && !pickup[5] )
        shoot('r');
    
      else if( key == 'k' && hooks > 0 && level != bossLevel && mission<=maxMission)
      {
        hooks--;
        hookActive = true;
      }
    }
    else if(!paused && !classicControls)
    {
      if( keyCode == UP )
        jump();
    
      else if( keyCode == RIGHT && speed < 8)
        move('r');
    
      else if( keyCode == LEFT && speed > -8)
        move('l');
        
      if( keyCode == DOWN )
        pressingDown = true;
    
      if( key == 'w' )
        shuriken(); 
    
      else if( key == 'a' && !pickup[5] )
        shoot('l');
    
      else if( key == 'd' && !pickup[5] )
        shoot('r');
    
      else if( key == 's' && hooks > 0 && level != bossLevel && mission<=maxMission)
      {
        hooks--;
        hookActive = true;
      }
    }
    
    if( key == ' ' )
    {
      if(paused)
      {
        paused = false;
        loop();
      }
      else if(!paused)
      {
        paused = true;
        noLoop();
      }
    }
  }
}

void keyReleased()
{
  if( key == 's' || keyCode == DOWN )
    pressingDown = false;
}

void mousePressed()
{
  if(startupPhase==1)
  {
    if( mouseX < width/3+25 && mouseX > width/3-35 && mouseY < height*.8+35 && mouseY > height*.8-35 )
    {
      startupPhase=2;
      gameDifficulty=0;
      platformCount = 30;
      maxMission = 8;
      print("EASY");
    }
    else if( mouseX < 2*width/3+45 && mouseX > 2*width/3-55 && mouseY < height*.8+35 && mouseY > height*.8-35 )
    {
      startupPhase=2;
      gameDifficulty=1;
      print("NORMAL");
    }
  }
}
